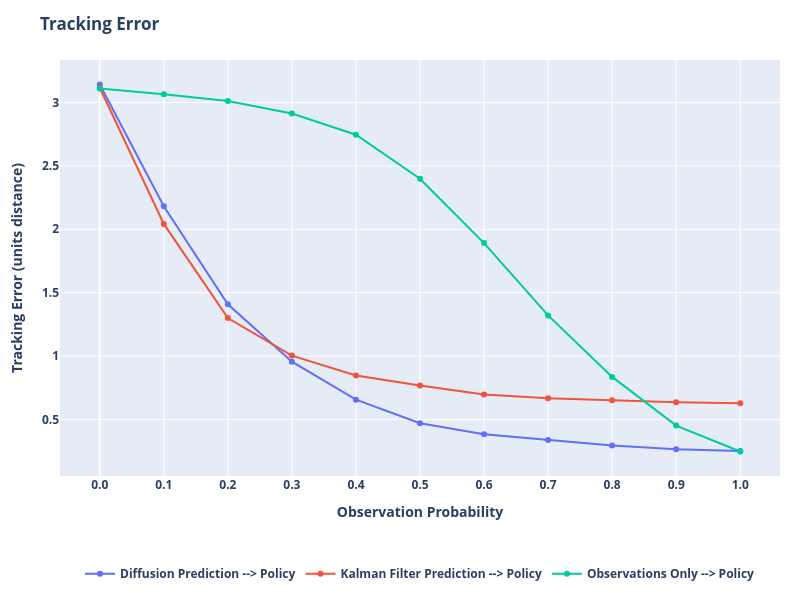
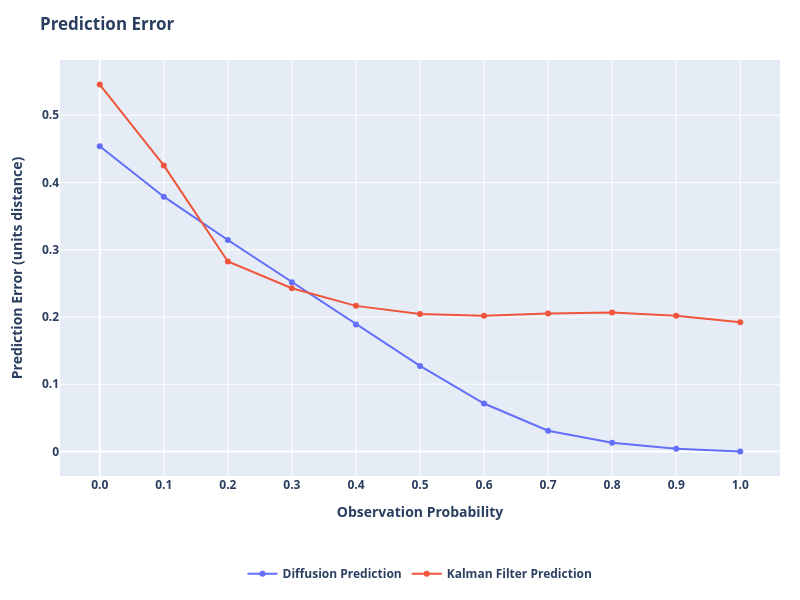
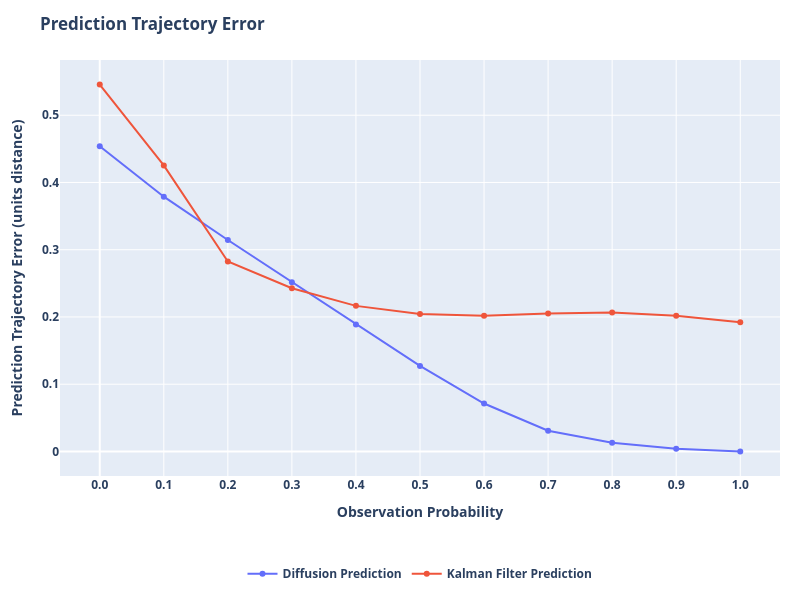
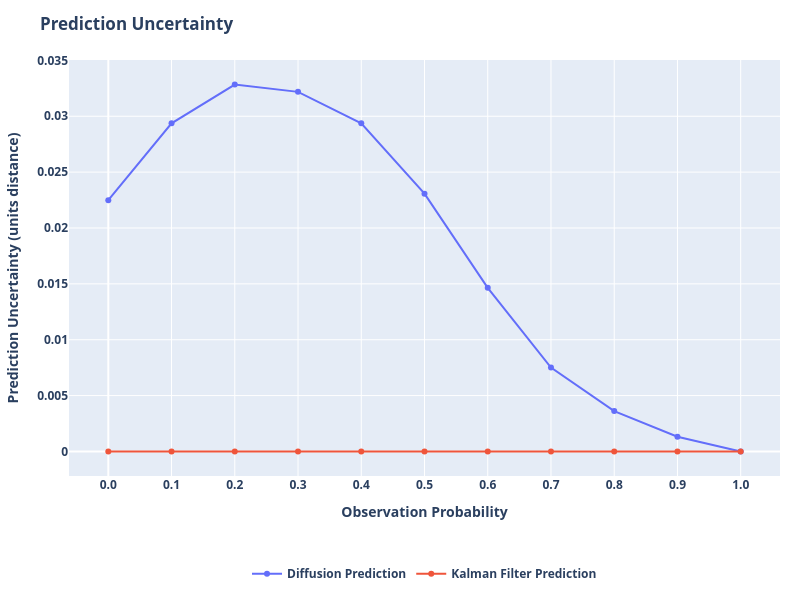

Source (notebook cell) for these figures, in order:
### Code cell
%reload_ext autoreload
%autoreload 2
from plots import *
import numpy as np

x_key = 'observation_probability'

# SERIES_COMPARE_PREDICTION = output.keys()
SERIES_COMPARE_PREDICTION = ["Diffusion Prediction", "Kalman Filter Prediction"]
# SERIES_COMPARE_PERFORMANCE = output.keys()
SERIES_COMPARE_PERFORMANCE = ["Diffusion Prediction --> Policy", "Kalman Filter Prediction --> Policy", "Observations Only --> Policy"]

# Data for plotting
plots = {
    'tracking_error_mean': {
        'title': 'Tracking Error',
        'ylabel': 'Tracking Error (units distance)',
        'xlabel': 'Observation Probability',
        'x': {series: get_x_radii(series, output, x_key) for series in SERIES_COMPARE_PERFORMANCE},
        # Average over all episodes and all timesteps.
        'y': {
            series: [np.mean(output[series][experiment]['tracking_error_mean']) for experiment in output[series]]
                for series in SERIES_COMPARE_PERFORMANCE
        },
        # 'y_std': {
        #     series: [np.std(np.mean(output[series][exp]['prediction_error_mean'], axis=tuple(range(1, output[series][exp]['prediction_error_mean'].ndim)))) for exp in sorted_experiments(series, output, x_key)]
        #         for series in SERIES_COMPARE_PERFORMANCE if not next(iter(output[series].values())).attrs['prediction_disable']
        # }
    },
    'prediction_error_mean': {
        'title': 'Prediction Error',
        'ylabel': 'Prediction Error (units distance)',
        'xlabel': 'Observation Probability',
        'x': {series: get_x_radii(series, output, x_key) for series in SERIES_COMPARE_PREDICTION},
        # Average over all episodes and all timesteps.
        'y': {
            series: [np.mean(output[series][exp]['prediction_error_mean']) for exp in sorted_experiments(series, output, x_key)]
                for series in SERIES_COMPARE_PREDICTION if not next(iter(output[series].values())).attrs['prediction_disable']
        },
        # 'y_std': {
        #     series: [np.std(np.mean(output[series][exp]['prediction_error_mean'], axis=tuple(range(1, output[series][exp]['prediction_error_mean'].ndim)))) for exp in sorted_experiments(series, output, x_key)]
        #         for series in SERIES if not next(iter(output[series].values())).attrs['prediction_disable']
        # }
    },
    'prediction_trajectory_error_mean': {
        'title': 'Prediction Trajectory Error',
        'ylabel': 'Prediction Trajectory Error (units distance)',
        'xlabel': 'Observation Probability',
        'x': {series: get_x_radii(series, output, x_key) for series in SERIES_COMPARE_PREDICTION},
        # Average over all episodes and all timesteps.
        'y': {
            series: [np.mean(output[series][exp]['prediction_trajectory_error_mean']) for exp in sorted_experiments(series, output, x_key)]
                for series in SERIES_COMPARE_PREDICTION if not next(iter(output[series].values())).attrs['prediction_disable']
        }
    },
    'prediction_uncertainty_mean': {
        'title': 'Prediction Uncertainty',
        'ylabel': 'Prediction Uncertainty (units distance)',
        'xlabel': 'Observation Probability',
        'x': {series: get_x_radii(series, output, x_key) for series in SERIES_COMPARE_PREDICTION},
        # Average over all episodes and all timesteps.
        'y': {
            series: [np.mean(output[series][exp]['prediction_uncertainty_mean']) for exp in sorted_experiments(series, output, x_key)]
                for series in SERIES_COMPARE_PREDICTION if not next(iter(output[series].values())).attrs['prediction_disable']
        }
    },
    'prediction_uncertainty_gap_mean': {
        'title': 'Prediction Uncertainty Error',
        'ylabel': 'Prediction Uncertainty Error (units distance)',
        'xlabel': 'Observation Probability',
        'x': {series: get_x_radii(series, output, x_key) for series in SERIES_COMPARE_PREDICTION},
        # Average over all episodes and all timesteps.
        'y': {
            series: [np.mean(output[series][exp]['prediction_uncertainty_gap_mean']) for exp in sorted_experiments(series, output, x_key)]
                for series in SERIES_COMPARE_PREDICTION if not next(iter(output[series].values())).attrs['prediction_disable']
        }
    },
    'prediction_uncertainty_gap_min': {
        'title': 'Prediction Uncertainty Error (Min)',
        'ylabel': 'Prediction Uncertainty Error Min (units distance)',
        'xlabel': 'Observation Probability',
        'x': {series: get_x_radii(series, output, x_key) for series in SERIES_COMPARE_PREDICTION},
        # Average over all episodes and all timesteps.
        'y': {
            series: [np.mean(output[series][exp]['prediction_uncertainty_gap_min']) for exp in sorted_experiments(series, output, x_key)]
                for series in SERIES_COMPARE_PREDICTION if not next(iter(output[series].values())).attrs['prediction_disable']
        }
    },
    'prediction_uncertainty_gap_max': {
        'title': 'Prediction Uncertainty Error (Max)',
        'ylabel': 'Prediction Uncertainty Error Max (units distance)',
        'xlabel': 'Observation Probability',
        'x': {series: get_x_radii(series, output, x_key) for series in SERIES_COMPARE_PREDICTION},
        # Average over all episodes and all timesteps.
        'y': {
            series: [np.mean(output[series][exp]['prediction_uncertainty_gap_max']) for exp in sorted_experiments(series, output, x_key)]
                for series in SERIES_COMPARE_PREDICTION if not next(iter(output[series].values())).attrs['prediction_disable']
        }
    }
}

# Miscelaneous statistics.
timesteps = [np.max([np.max(output[series][experiment]['deltaSteps'].shape[1]) for experiment in output[series]]) for series in SERIES_COMPARE_PREDICTION]

plot(plots, timesteps=timesteps)

### Figure 1 — Plotly figure (JSON) as saved in the notebook; plotly's stock layout.template omitted (floating-point values rounded to 4 significant figures)
{"data": [{"hovertemplate": "%{x:.2f}: %{y:.4f}<extra></extra>", "mode": "lines+markers", "name": "Diffusion Prediction --> Policy", "type": "scatter", "x": [0, 0.1, 0.2, 0.3, 0.4, 0.5, 0.6, 0.7, 0.8, 0.9, 1], "y": [3.141, 2.182, 1.409, 0.9559, 0.6564, 0.471, 0.3847, 0.338, 0.2956, 0.2662, 0.252]}, {"hovertemplate": "%{x:.2f}: %{y:.4f}<extra></extra>", "mode": "lines+markers", "name": "Kalman Filter Prediction --> Policy", "type": "scatter", "x": [0, 0.1, 0.2, 0.3, 0.4, 0.5, 0.6, 0.7, 0.8, 0.9, 1], "y": [3.116, 2.042, 1.3, 1.004, 0.8474, 0.7677, 0.6973, 0.6678, 0.6525, 0.6353, 0.6284]}, {"hovertemplate": "%{x:.2f}: %{y:.4f}<extra></extra>", "mode": "lines+markers", "name": "Observations Only --> Policy", "type": "scatter", "x": [0, 0.1, 0.2, 0.3, 0.4, 0.5, 0.6, 0.7, 0.8, 0.9, 1], "y": [3.11, 3.065, 3.011, 2.913, 2.745, 2.398, 1.891, 1.321, 0.8359, 0.4522, 0.2482]}], "layout": {"autosize": true, "font": {"weight": "bold"}, "height": 600, "hovermode": "closest", "legend": {"orientation": "h", "x": 0.5, "xanchor": "center", "y": -0.2, "yanchor": "top"}, "margin": {"b": 120, "l": 60, "r": 20, "t": 60}, "showlegend": true, "title": {"text": "Tracking Error"}, "width": 800, "xaxis": {"ticktext": ["0.0", "0.1", "0.2", "0.3", "0.4", "0.5", "0.6", "0.7", "0.8", "0.9", "1.0"], "tickvals": [0, 0.1, 0.2, 0.3, 0.4, 0.5, 0.6, 0.7, 0.8, 0.9, 1], "title": {"text": "Observation Probability"}}, "yaxis": {"title": {"text": "Tracking Error (units distance)"}}}}

### Figure 2 — Plotly figure (JSON) as saved in the notebook; plotly's stock layout.template omitted (floating-point values rounded to 4 significant figures)
{"data": [{"hovertemplate": "%{x:.2f}: %{y:.4f}<extra></extra>", "mode": "lines+markers", "name": "Diffusion Prediction", "type": "scatter", "x": [0, 0.1, 0.2, 0.3, 0.4, 0.5, 0.6, 0.7, 0.8, 0.9, 1], "y": [0.4539, 0.3789, 0.3145, 0.2517, 0.1889, 0.1272, 0.07126, 0.03072, 0.01295, 0.003903, 2.673e-08]}, {"hovertemplate": "%{x:.2f}: %{y:.4f}<extra></extra>", "mode": "lines+markers", "name": "Kalman Filter Prediction", "type": "scatter", "x": [0, 0.1, 0.2, 0.3, 0.4, 0.5, 0.6, 0.7, 0.8, 0.9, 1], "y": [0.5456, 0.4254, 0.2826, 0.2427, 0.2165, 0.2045, 0.2017, 0.2052, 0.2066, 0.2018, 0.192]}], "layout": {"autosize": true, "font": {"weight": "bold"}, "height": 600, "hovermode": "closest", "legend": {"orientation": "h", "x": 0.5, "xanchor": "center", "y": -0.2, "yanchor": "top"}, "margin": {"b": 120, "l": 60, "r": 20, "t": 60}, "showlegend": true, "title": {"text": "Prediction Error"}, "width": 800, "xaxis": {"ticktext": ["0.0", "0.1", "0.2", "0.3", "0.4", "0.5", "0.6", "0.7", "0.8", "0.9", "1.0"], "tickvals": [0, 0.1, 0.2, 0.3, 0.4, 0.5, 0.6, 0.7, 0.8, 0.9, 1], "title": {"text": "Observation Probability"}}, "yaxis": {"title": {"text": "Prediction Error (units distance)"}}}}

### Figure 3 — Plotly figure (JSON) as saved in the notebook; plotly's stock layout.template omitted (floating-point values rounded to 4 significant figures)
{"data": [{"hovertemplate": "%{x:.2f}: %{y:.4f}<extra></extra>", "mode": "lines+markers", "name": "Diffusion Prediction", "type": "scatter", "x": [0, 0.1, 0.2, 0.3, 0.4, 0.5, 0.6, 0.7, 0.8, 0.9, 1], "y": [0.4539, 0.3789, 0.3145, 0.2517, 0.1889, 0.1272, 0.07126, 0.03072, 0.01295, 0.003903, 2.673e-08]}, {"hovertemplate": "%{x:.2f}: %{y:.4f}<extra></extra>", "mode": "lines+markers", "name": "Kalman Filter Prediction", "type": "scatter", "x": [0, 0.1, 0.2, 0.3, 0.4, 0.5, 0.6, 0.7, 0.8, 0.9, 1], "y": [0.5456, 0.4254, 0.2826, 0.2427, 0.2165, 0.2045, 0.2017, 0.2052, 0.2066, 0.2018, 0.192]}], "layout": {"autosize": true, "font": {"weight": "bold"}, "height": 600, "hovermode": "closest", "legend": {"orientation": "h", "x": 0.5, "xanchor": "center", "y": -0.2, "yanchor": "top"}, "margin": {"b": 120, "l": 60, "r": 20, "t": 60}, "showlegend": true, "title": {"text": "Prediction Trajectory Error"}, "width": 800, "xaxis": {"ticktext": ["0.0", "0.1", "0.2", "0.3", "0.4", "0.5", "0.6", "0.7", "0.8", "0.9", "1.0"], "tickvals": [0, 0.1, 0.2, 0.3, 0.4, 0.5, 0.6, 0.7, 0.8, 0.9, 1], "title": {"text": "Observation Probability"}}, "yaxis": {"title": {"text": "Prediction Trajectory Error (units distance)"}}}}

### Figure 4 — Plotly figure (JSON) as saved in the notebook; plotly's stock layout.template omitted (floating-point values rounded to 4 significant figures)
{"data": [{"hovertemplate": "%{x:.2f}: %{y:.4f}<extra></extra>", "mode": "lines+markers", "name": "Diffusion Prediction", "type": "scatter", "x": [0, 0.1, 0.2, 0.3, 0.4, 0.5, 0.6, 0.7, 0.8, 0.9, 1], "y": [0.02249, 0.02937, 0.03284, 0.03218, 0.02937, 0.02307, 0.01464, 0.007512, 0.003611, 0.001316, 1.003e-08]}, {"hovertemplate": "%{x:.2f}: %{y:.4f}<extra></extra>", "mode": "lines+markers", "name": "Kalman Filter Prediction", "type": "scatter", "x": [0, 0.1, 0.2, 0.3, 0.4, 0.5, 0.6, 0.7, 0.8, 0.9, 1], "y": [0, 0, 0, 0, 0, 0, 0, 0, 0, 0, 0]}], "layout": {"autosize": true, "font": {"weight": "bold"}, "height": 600, "hovermode": "closest", "legend": {"orientation": "h", "x": 0.5, "xanchor": "center", "y": -0.2, "yanchor": "top"}, "margin": {"b": 120, "l": 60, "r": 20, "t": 60}, "showlegend": true, "title": {"text": "Prediction Uncertainty"}, "width": 800, "xaxis": {"ticktext": ["0.0", "0.1", "0.2", "0.3", "0.4", "0.5", "0.6", "0.7", "0.8", "0.9", "1.0"], "tickvals": [0, 0.1, 0.2, 0.3, 0.4, 0.5, 0.6, 0.7, 0.8, 0.9, 1], "title": {"text": "Observation Probability"}}, "yaxis": {"title": {"text": "Prediction Uncertainty (units distance)"}}}}
